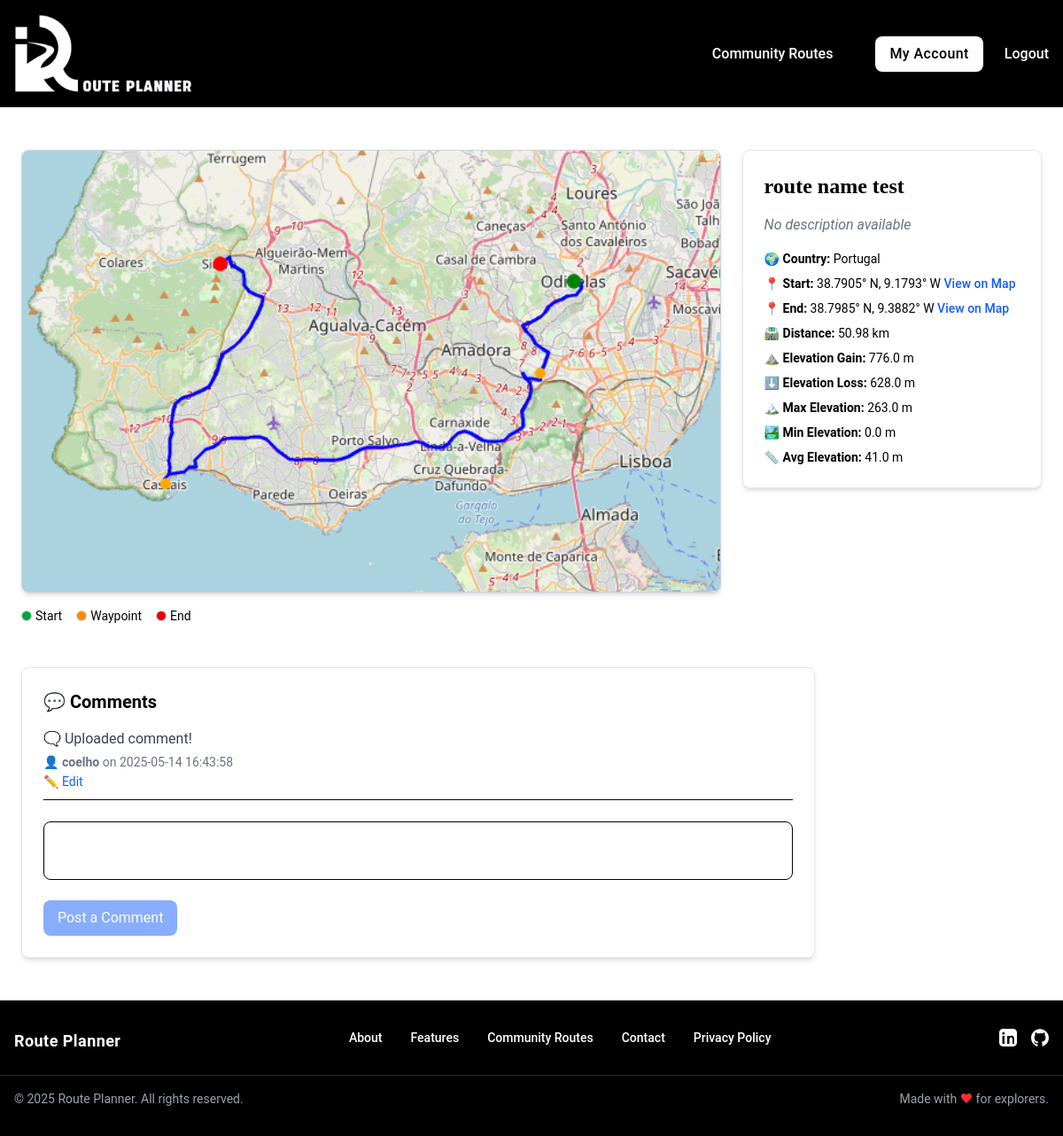
/route/2 (signed in), run on the app's committed database.
### tables this page shows
CREATE TABLE routes (
id INTEGER PRIMARY KEY,
user_id INTEGER NOT NULL,
name TEXT NOT NULL,
description TEXT,
coordinates TEXT NOT NULL, elevation_gain REAL DEFAULT 0, elevation_loss REAL DEFAULT 0, max_elevation REAL DEFAULT 0, min_elevation REAL DEFAULT 0, avg_elevation REAL DEFAULT 0, total_distance REAL DEFAULT 0, map_image_url TEXT, country TEXT,
FOREIGN KEY (user_id) REFERENCES users(id)
);

CREATE TABLE comments (
id INTEGER PRIMARY KEY,
route_id INTEGER NOT NULL,
user_id INTEGER NOT NULL,
comment TEXT NOT NULL, create_at DATETIME DEFAULT CURRENT_TIMESTAMP,
FOREIGN KEY (route_id) REFERENCES routes(id),
FOREIGN KEY (user_id) REFERENCES users(id)
);

CREATE TABLE users (
id INTEGER PRIMARY KEY,
username TEXT NOT NULL UNIQUE,
email TEXT NOT NULL UNIQUE,
password TEXT NOT NULL
, profile_picture TEXT DEFAULT NULL);

### app.py (the view)
@app.route("/route/<int:route_id>")
@login_required
def view_route(route_id):
    route = query_db(
        "SELECT * FROM routes WHERE id = ?",
        (route_id,)
    )
    if not route:
        flash("Route not found.", "error")
        return redirect("/routes")
    coordinates = route[0]["coordinates"]
    coordinates = validate_coordinates(coordinates)
    start_point = tuple(map(float, coordinates[0])) if coordinates else None
    end_point = tuple(map(float, coordinates[-1])) if coordinates else None
    comments = query_db(
        """
        SELECT
            comments.id,
            comments.comment,
            comments.create_at,
            comments.user_id,
            users.username
        FROM comments
        JOIN users ON
        comments.user_id = users.id WHERE
        comments.route_id = ?
        """,
        (route_id,)
    )
    return render_template(
        "routes/view_route.html",
        route = route,
        comments = comments,
        route_id = route_id,
        start_point = start_point,
        end_point = end_point
        )

### helpers.py (called while the page is built)
def get_db():
    db = getattr(g, "_database", None)
    if db is None:
        db = g._database = sqlite3.connect(DATABASE)
        db.row_factory = sqlite3.Row # Allows accessing columns by name
    return db

def close_connection(exception):
    db = getattr(g, "_database", None)
    if db is not None:
        db.close()

def query_db(query, args = (), commit = False):
    connection = get_db()
    current = connection.cursor()
    current.execute(query, args)
    if commit:
        connection.commit()
    else:
        return current.fetchall()

def login_required(f):
    @wraps(f)
    def decorated_function(*args, **kwargs):
        if "user_id" not in session:
            flash("Please log in to access this page.", "error")
            return redirect("/login")
        return f(*args, **kwargs)
    return decorated_function

def validate_coordinates(coordinates_json):
    try:
        coords = json.loads(coordinates_json)
        if not isinstance(coords, list):
            raise ValueError("Coordinates should be a list.")
        valid_coords = []
        for pair in coords:
            if (
                isinstance(pair, list) and
                len(pair) == 2 and
                all(isinstance(p, (int, float)) for p in pair)
            ):
                valid_coords.append([round(float(pair[0]), 6), round(float(pair[1]), 6)])
            else:
                print(f"Invalid coordinate pair skipped: {pair}")
        return valid_coords
    except json.JSONDecodeError as e:
        print(f"Error decoding JSON: {e}")
    except ValueError as e:
        print(f"Invalid coordinates: {e}")
    return []

### templates/routes/view_route.html (shortened to what this page needs)
{% extends "base.html" %}
{% block main %}
<div class="flex flex-col flex-wrap content-center justify-center my-[2%] p-6">
  <div class="flex flex-col lg:flex-row gap-6 max-w-7xl w-full">
    <div class="lg:w-[70%] w-full">
      {% if route[0]["map_image_url"] %}
        <img
          src="{{ url_for('static', filename='images/routes/' + route[0]['map_image_url']) }}"
          alt="Route Map"
          class="w-full h-[500px] object-cover rounded-lg shadow-md border border-gray-300"
          />
      {% else %}
        <div class="bg-gray-100 h-[500px] flex items-center justify-center rounded-lg">
          <p class="text-gray-600 italic">
              No map image available for this route.
          </p>
        </div>
      {% endif %}
      <div class="flex items-center gap-4 mt-4 text-sm">
        <div class="flex items-center gap-1">
          <span class="inline-block w-3 h-3 rounded-full bg-green-600 border border-gray-300"></span>
          <span>Start</span>
        </div>
        <div class="flex items-center gap-1">
          <span class="inline-block w-3 h-3 rounded-full bg-orange-400 border border-gray-300"></span>
          <span>Waypoint</span>
        </div>
        <div class="flex items-center gap-1">
          <span class="inline-block w-3 h-3 rounded-full bg-red-600 border border-gray-300"></span>
          <span>End</span>
        </div>
      </div>
    </div>
    <div class="lg:w-[30%] w-full">
      <div class="bg-white p-6 rounded-lg shadow-md border border-gray-200">
        <h1 class="text-2xl font-bold mb-4">
            {{ route[0]["name"] }}
        </h1>
        {% if route[0]["description"] %}
          <p  class="text-gray-500 italic mb-4">
            {{ route[0]["description"] }}
          </p>
        {% else %}
          <p class="text-gray-500 italic mb-4">
            No description available
          </p>
        {% endif %}
        <div class="text-sm space-y-2">
          {% if route[0]["country"] %}
            <p>
              🌍 <strong>Country:</strong> {{ route[0]["country"] }}
            </p>
          {% endif %}
          {% if start_point %}
            <p>
              📍 <strong>Start:</strong>
              {{ start_point[0]|abs|round(4) }}° {{ 'N' if start_point[0] >= 0 else 'S' }},
              {{ start_point[1]|abs|round(4) }}° {{ 'E' if start_point[1] >= 0 else 'W' }}
              <a
                href="https://maps.google.com/?q={{ start_point[0] }},{{ start_point[1] }}"
                target="_blank"
                class="text-blue-600 hover:underline font-medium"
                >
                View on Map
              </a>
            </p>
          {% endif %}
          {% if end_point %}
            <p>
              📍 <strong>End:</strong>
              {{ end_point[0]|abs|round(4) }}° {{ 'N' if end_point[0] >= 0 else 'S' }},
              {{ end_point[1]|abs|round(4) }}° {{ 'E' if end_point[1] >= 0 else 'W' }}
              <a
                href="https://maps.google.com/?q={{ end_point[0] }},{{ end_point[1] }}"
                target="_blank"
                class="text-blue-600 hover:underline font-medium"
                >
                View on Map
              </a>
            </p>
          {% endif %}
          <p>
            🛣️ <strong>Distance:</strong>
            {{ route[0]["total_distance"]|round(2) }} km
          </p>
          <p>
            ⛰️ <strong>Elevation Gain:</strong>
            {{ route[0]["elevation_gain"]|round(0) }} m
          </p>
          {% if route[0]["elevation_loss"] is not none %}
            <p>
              ⬇️ <strong>Elevation Loss:</strong>
              {{ route[0]["elevation_loss"]|round(0) }} m
            </p>
          {% endif %}
          {% if route[0]["max_elevation"] is not none %}
            <p>
              🏔️ <strong>Max Elevation:</strong>
              {{ route[0]["max_elevation"]|round(0) }} m
            </p>
          {% endif %}
          {% if route[0]["min_elevation"] is not none %}
            <p>
              🏞️ <strong>Min Elevation:</strong>
              {{ route[0]["min_elevation"]|round(0) }} m
            </p>
          {% endif %}
          {% if route[0]["avg_elevation"] is not none %}
            <p>
              📏 <strong>Avg Elevation:</strong>
              {{ route[0]["avg_elevation"]|round(0) }} m
            </p>
          {% endif %}
        </div>
      </div>
    </div>
  </div>
  {% include 'routes/comments_section.html' %}
</div>
{% endblock %}

### templates/routes/comments_section.html (shortened to what this page needs)
<div
  class="mt-12 max-w-4xl w-full"
>
  <div
    class="
      bg-white
      p-6
      rounded-lg
      shadow-md
      border
      border-gray-200"
      >
    <h2
      class="text-xl font-semibold mb-4"
      >
      💬 Comments
    </h2>
    {% if comments %}
      <ul class="space-y-4 mb-6">
        {% for comment in comments %}
          <li class="border-b pb-2">
            <p class="text-gray-700">
              🗨️ {{ comment.comment }}
            </p>
            <p class="text-sm text-gray-500 mt-1">
              👤 <strong>{{ comment.username }}</strong>
              on {{ comment.create_at }}
            </p>
            {% if session.get("user_id") == comment.user_id %}
              <a
                href="{{ url_for('edit_comment', route_id = route_id, comment_id = comment.id) }}"
                class="text-blue-600 hover:underline text-sm"
              >
                ✏️ Edit
              </a>
            {% endif %}
          </li>
        {% endfor %}
      </ul>
    {% else %}
      <p class="text-gray-500 italic mb-6">
        🙁 No comments yet. Be the first to comment!
      </p>
    {% endif %}
    <form
      action="{{ url_for('post_comment', route_id = route_id) }}"
      method="post"
      class="space-y-4"
      >
      <textarea
        name="comment"
        data-textarea
        placeholder="💬 Add a comment..."
        required
        class="
          w-full
          px-4 ~
          py-2 ~
          border
          rounded-lg
          resize-none"
          >
      </textarea>
      <button
        type="submit"
        data-submit-button
        class="
          w-auto
          bg-blue-600
          text-white
          px-4
          py-2
          rounded-lg
          hover:bg-blue-700
          cursor-pointer
          disabled:opacity-50
          disabled:cursor-not-allowed
          "
          disabled
          >
        Post a Comment
      </button>
    </form>
  </div>
</div>

### static/css/styles.css (style rules this page uses)
body { font-family: 'Roboto', -apple-system, BlinkMacSystemFont, 'Segoe UI', sans-serif; }
h1 { font-family: 'Merriweather', Georgia, serif; }

### data on the page
routes: map_image_url (picture), name "route name test", country "Portugal", total_distance "50.98", elevation_gain "776.0", elevation_loss "628.0", max_elevation "263.0", min_elevation "0.0", avg_elevation "41.0"
comments: comment "Uploaded comment!", username "coelho", create_at "2025-05-14 16:43:58"

### other printed values
{{ start_point[0]|abs|round(4) }} "38.7905"
{{ 'N' if start_point[0] >= 0 else 'S' }} "N"
{{ start_point[1]|abs|round(4) }} "9.1793"
{{ 'E' if start_point[1] >= 0 else 'W' }} "W"
{{ end_point[0]|abs|round(4) }} "38.7985"
{{ 'N' if end_point[0] >= 0 else 'S' }} "N"
{{ end_point[1]|abs|round(4) }} "9.3882"
{{ 'E' if end_point[1] >= 0 else 'W' }} "W"
